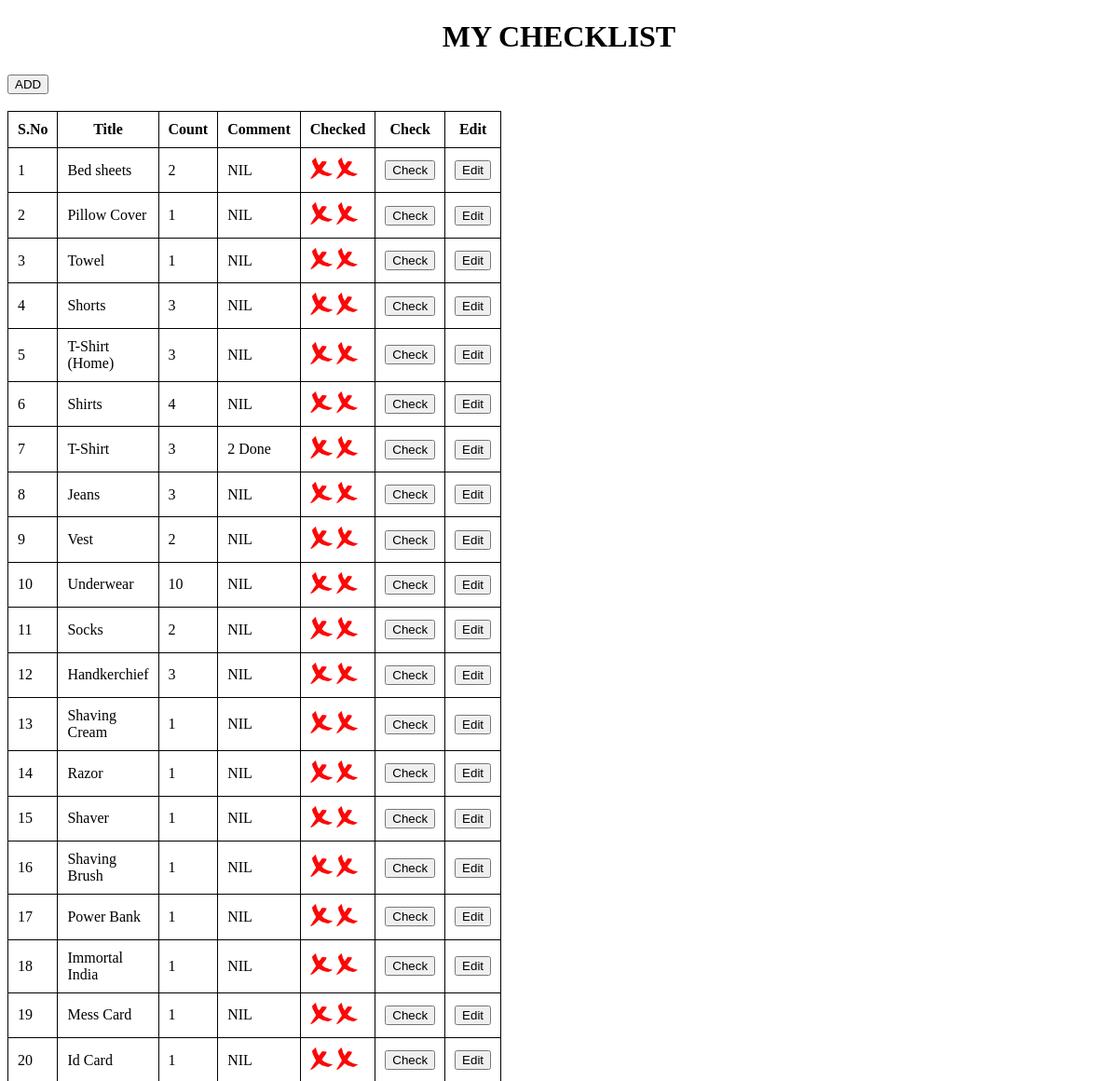
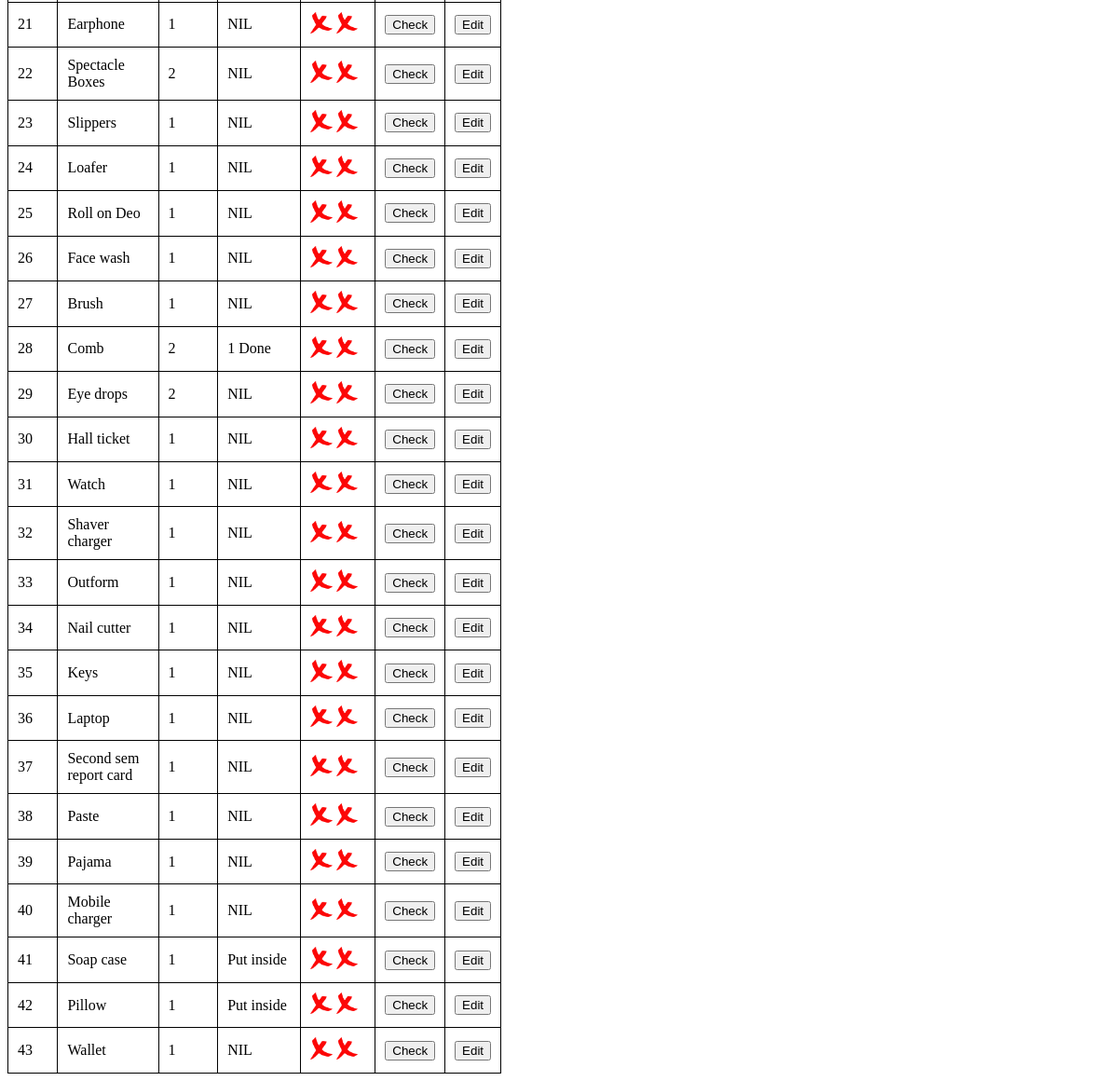
The page / on the database its author committed (2 pictures, top to bottom).
### tables this page shows
CREATE TABLE `items` (
  `id` int(11) NOT NULL,
  `title` text NOT NULL,
  `count` int(11) NOT NULL,
  `comment` text NOT NULL,
  `checked` int(11) NOT NULL
);

### index.php (the view, shortened to what this page needs)
<?php
    $link = mysqli_connect("shareddb-f.hosting.stackcp.net","checklist-3234bdb4","password98@","checklist-3234bdb4");
?>
<!DOCTYPE html>
<html>
    <head>
    </head>
    <body>
        <h1 style="text-align: center;">MY CHECKLIST</h1>
        <button type="button" id="addItem">ADD</button><br><br>
        <table id="checklist">
            <thead>
                <tr>
                    <th>S.No</th>
                    <th>Title</th>
                    <th>Count</th>
                    <th>Comment</th>
                    <th>Checked</th>
                    <th>Check</th>
                    <th>Edit</th>
                </tr>
            </thead>
            <tbody>
                <?php
                    $query = "SELECT * FROM `items`";
                    if($result = mysqli_query($link, $query)) {
                        while($row = mysqli_fetch_assoc($result)) {
                            $id = $row['id'];
                            echo "<tr>";
                            echo "<td>".$id."</td>";
                            echo "<td>".$row['title']."</td>";
                            echo "<td>".$row['count']."</td>";
                            echo "<td>".$row['comment'];
                            if($row['comment'] == "") {
                                echo "NIL"."</td>";
                            } else {
                                echo "</td>";
                            }
                            if($row['checked'] == 1) {
                                echo "<td> <img src='tick.png' class='sign'> <img src='tick.png' class='sign'> </td>";
                                echo "<td><form method='post'><button name='uncheck' value='$id'>Uncheck</button></form>";
                            } else {
                                echo "<td> <img src='cross.png' class='sign'> <img src='cross.png' class='sign'> </td>";
                                echo "<td><form method='post'><button name='check' value='$id'>Check</button></form>";
                            }
                            echo "<td><form method='post'><button name='edit' value='$id'>Edit</button></form>";
                        }
                    }
                ?>
            </tbody>
        </table>
    </body>
</html>

### index.php (style rules this page uses)
table, th, td { border: 1px solid black; border-collapse: collapse; padding: 10px; width: 80px; }
.sign { width: 40%; }

### rows shown on the page
items: id "1", title "Bed sheets", count "2", comment "NIL", checked 0 (drawn)
items: id "2", title "Pillow Cover", count "1", comment "NIL", checked 0 (drawn)
items: id "3", title "Towel", count "1", comment "NIL", checked 0 (drawn)
items: id "4", title "Shorts", count "3", comment "NIL", checked 0 (drawn)
items: id "5", title "T-Shirt (Home)", count "3", comment "NIL", checked 0 (drawn)
items: id "6", title "Shirts", count "4", comment "NIL", checked 0 (drawn)
items: id "7", title "T-Shirt", count "3", comment "2 Done", checked 0 (drawn)
items: id "8", title "Jeans", count "3", comment "NIL", checked 0 (drawn)
items: id "9", title "Vest", count "2", comment "NIL", checked 0 (drawn)
items: id "10", title "Underwear", count "10", comment "NIL", checked 0 (drawn)
items: id "11", title "Socks", count "2", comment "NIL", checked 0 (drawn)
items: id "12", title "Handkerchief", count "3", comment "NIL", checked 0 (drawn)
items: id "13", title "Shaving Cream", count "1", comment "NIL", checked 0 (drawn)
items: id "14", title "Razor", count "1", comment "NIL", checked 0 (drawn)
items: id "15", title "Shaver", count "1", comment "NIL", checked 0 (drawn)
items: id "16", title "Shaving Brush", count "1", comment "NIL", checked 0 (drawn)
items: id "17", title "Power Bank", count "1", comment "NIL", checked 0 (drawn)
items: id "18", title "Immortal India", count "1", comment "NIL", checked 0 (drawn)
items: id "19", title "Mess Card", count "1", comment "NIL", checked 0 (drawn)
items: id "20", title "Id Card", count "1", comment "NIL", checked 0 (drawn)
items: id "21", title "Earphone", count "1", comment "NIL", checked 0 (drawn)
items: id "22", title "Spectacle Boxes", count "2", comment "NIL", checked 0 (drawn)
items: id "23", title "Slippers", count "1", comment "NIL", checked 0 (drawn)
items: id "24", title "Loafer", count "1", comment "NIL", checked 0 (drawn)
items: id "25", title "Roll on Deo", count "1", comment "NIL", checked 0 (drawn)
items: id "26", title "Face wash", count "1", comment "NIL", checked 0 (drawn)
items: id "27", title "Brush", count "1", comment "NIL", checked 0 (drawn)
items: id "28", title "Comb", count "2", comment "1 Done", checked 0 (drawn)
items: id "29", title "Eye drops", count "2", comment "NIL", checked 0 (drawn)
items: id "30", title "Hall ticket", count "1", comment "NIL", checked 0 (drawn)
items: id "31", title "Watch", count "1", comment "NIL", checked 0 (drawn)
items: id "32", title "Shaver charger", count "1", comment "NIL", checked 0 (drawn)
items: id "33", title "Outform", count "1", comment "NIL", checked 0 (drawn)
items: id "34", title "Nail cutter", count "1", comment "NIL", checked 0 (drawn)
items: id "35", title "Keys", count "1", comment "NIL", checked 0 (drawn)
items: id "36", title "Laptop", count "1", comment "NIL", checked 0 (drawn)
items: id "37", title "Second sem report card", count "1", comment "NIL", checked 0 (drawn)
items: id "38", title "Paste", count "1", comment "NIL", checked 0 (drawn)
items: id "39", title "Pajama", count "1", comment "NIL", checked 0 (drawn)
items: id "40", title "Mobile charger", count "1", comment "NIL", checked 0 (drawn)
items: id "41", title "Soap case", count "1", comment "Put inside", checked 0 (drawn)
items: id "42", title "Pillow", count "1", comment "Put inside", checked 0 (drawn)
items: id "43", title "Wallet", count "1", comment "NIL", checked 0 (drawn)
